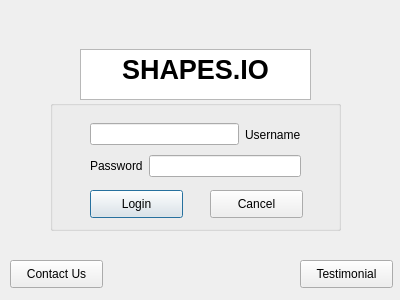
<?xml version="1.0" encoding="UTF-8"?>
<ui version="4.0">
 <class>Login</class>
 <widget class="QDialog" name="Login">
  <property name="geometry">
   <rect>
    <x>0</x>
    <y>0</y>
    <width>400</width>
    <height>300</height>
   </rect>
  </property>
  <property name="windowTitle">
   <string>Dialog</string>
  </property>
  <widget class="QTextBrowser" name="textBrowser">
   <property name="geometry">
    <rect>
     <x>80</x>
     <y>49</y>
     <width>231</width>
     <height>51</height>
    </rect>
   </property>
   <property name="html">
    <string>&lt;!DOCTYPE HTML PUBLIC &quot;-//W3C//DTD HTML 4.0//EN&quot; &quot;http://www.w3.org/TR/REC-html40/strict.dtd&quot;&gt;
&lt;html&gt;&lt;head&gt;&lt;meta name=&quot;qrichtext&quot; content=&quot;1&quot; /&gt;&lt;style type=&quot;text/css&quot;&gt;
p, li { white-space: pre-wrap; }
&lt;/style&gt;&lt;/head&gt;&lt;body style=&quot; font-family:'MS Shell Dlg 2'; font-size:7.8pt; font-weight:400; font-style:normal;&quot;&gt;
&lt;p align=&quot;center&quot; style=&quot; margin-top:12px; margin-bottom:12px; margin-left:0px; margin-right:0px; -qt-block-indent:0; text-indent:0px;&quot;&gt;&lt;span style=&quot; font-size:20pt; font-weight:600; color:#000000;&quot;&gt;SHAPES.IO&lt;/span&gt;&lt;/p&gt;&lt;/body&gt;&lt;/html&gt;</string>
   </property>
  </widget>
  <widget class="QGroupBox" name="groupBox">
   <property name="geometry">
    <rect>
     <x>50</x>
     <y>100</y>
     <width>291</width>
     <height>131</height>
    </rect>
   </property>
   <property name="title">
    <string/>
   </property>
   <widget class="QPushButton" name="Login_Button">
    <property name="geometry">
     <rect>
      <x>40</x>
      <y>90</y>
      <width>93</width>
      <height>28</height>
     </rect>
    </property>
    <property name="text">
     <string>Login</string>
    </property>
   </widget>
   <widget class="QPushButton" name="Cancel_Button">
    <property name="geometry">
     <rect>
      <x>160</x>
      <y>90</y>
      <width>93</width>
      <height>28</height>
     </rect>
    </property>
    <property name="text">
     <string>Cancel</string>
    </property>
   </widget>
   <widget class="QWidget" name="layoutWidget">
    <property name="geometry">
     <rect>
      <x>40</x>
      <y>20</y>
      <width>211</width>
      <height>57</height>
     </rect>
    </property>
    <layout class="QVBoxLayout" name="verticalLayout">
     <item>
      <layout class="QHBoxLayout" name="horizontalLayout_2">
       <item>
        <widget class="QLineEdit" name="lineEdit_Username"/>
       </item>
       <item>
        <widget class="QLabel" name="label">
         <property name="text">
          <string>Username</string>
         </property>
        </widget>
       </item>
      </layout>
     </item>
     <item>
      <layout class="QHBoxLayout" name="horizontalLayout">
       <item>
        <widget class="QLabel" name="label_2">
         <property name="text">
          <string>Password</string>
         </property>
        </widget>
       </item>
       <item>
        <widget class="QLineEdit" name="lineEdit_Password"/>
       </item>
      </layout>
     </item>
    </layout>
   </widget>
  </widget>
  <widget class="QPushButton" name="testimonialButton">
   <property name="geometry">
    <rect>
     <x>300</x>
     <y>260</y>
     <width>93</width>
     <height>28</height>
    </rect>
   </property>
   <property name="text">
    <string>Testimonial</string>
   </property>
  </widget>
  <widget class="QPushButton" name="contactButton">
   <property name="geometry">
    <rect>
     <x>10</x>
     <y>260</y>
     <width>93</width>
     <height>28</height>
    </rect>
   </property>
   <property name="text">
    <string>Contact Us</string>
   </property>
  </widget>
 </widget>
 <resources/>
 <connections/>
</ui>
